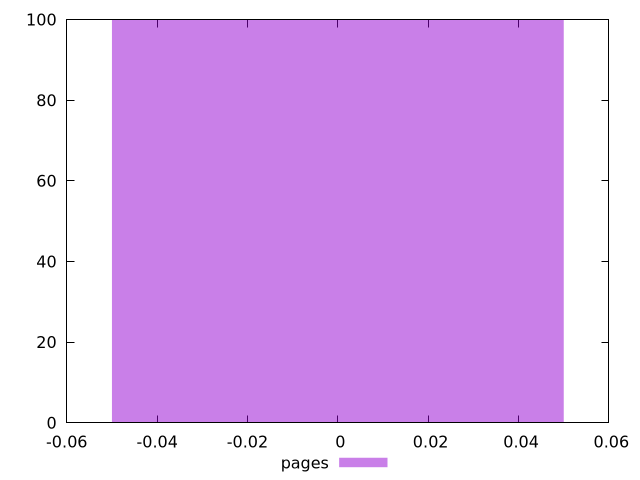

Source code (gnuplot):
$_pages <<EOF
0 100
EOF
set key outside below
set terminal pngcairo
set output "report_00004_2020-11-02T20-21-41.718Z/uses-optimized-images/pages//raw_hist.png"
set yrange [0:100]
set boxwidth 0.1
set style fill transparent solid 0.5 noborder
plot $_pages title "pages" with boxes ,
